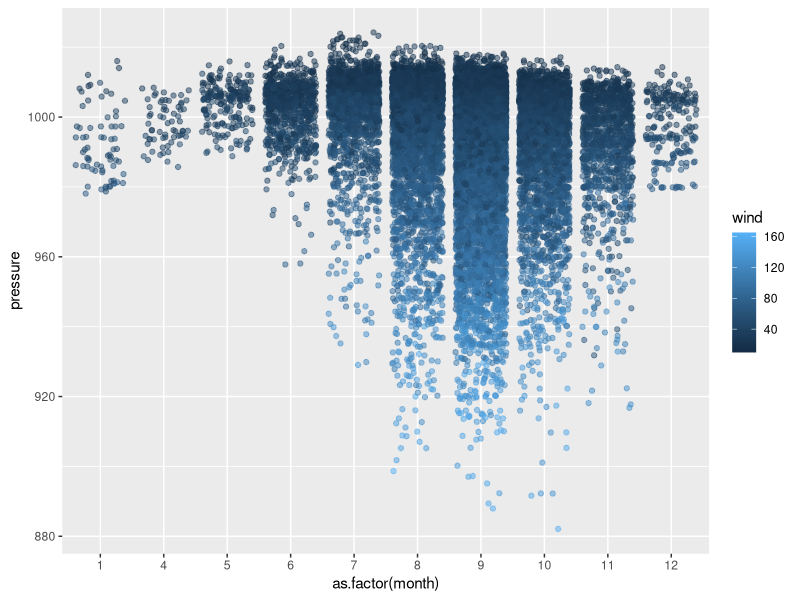

Source code (R):
## ---- chunk 1
library(tidyverse)
## ---- chunk 2
summary(storms)
str(storms)
## ---- chunk 3
storms %>%
  ggplot(aes(x = as.factor(month), y = pressure, color = wind)) +
  geom_jitter(alpha = 0.5)
## ---- chunk 4
library(knitr)
kable(storms[1:20,], caption = "table made with kable")
